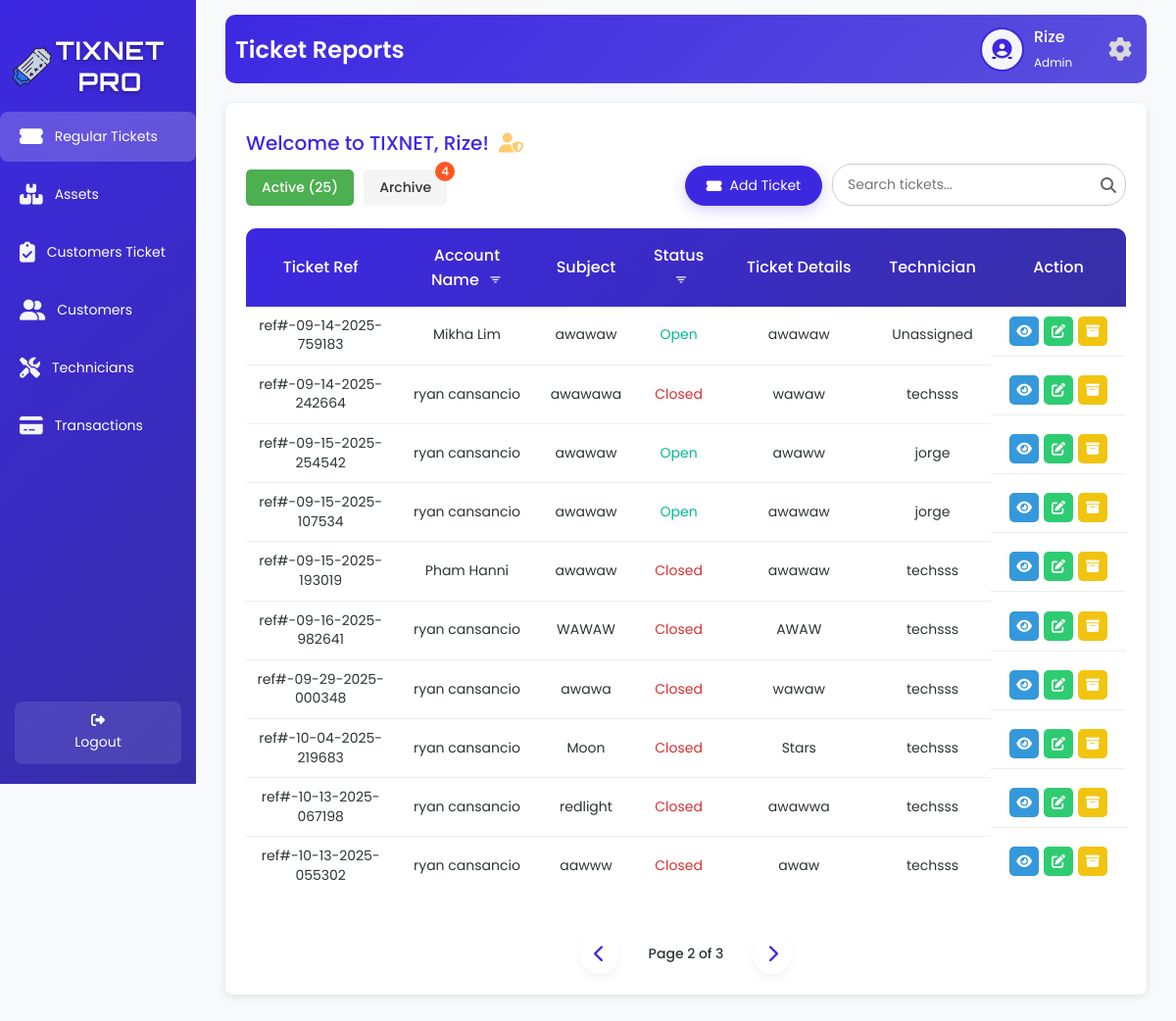
The app's page /staffD.php?tab=active&page_active=2&page_archived=1 (signed in) with its own data.
### tables this page shows
CREATE TABLE `tbl_user` (
  `u_id` int(50) NOT NULL,
  `u_fname` varchar(200) NOT NULL,
  `u_lname` varchar(200) NOT NULL,
  `u_email` varchar(200) NOT NULL,
  `u_username` varchar(200) NOT NULL,
  `u_password` varchar(200) NOT NULL,
  `u_type` varchar(200) NOT NULL,
  `u_status` varchar(200) NOT NULL
);

CREATE TABLE `tbl_ticket` (
  `t_id` int(50) NOT NULL,
  `t_aname` varchar(200) NOT NULL,
  `t_subject` varchar(200) NOT NULL,
  `t_status` varchar(200) NOT NULL,
  `t_details` varchar(200) NOT NULL,
  `t_ref` varchar(200) NOT NULL,
  `technician_username` varchar(250) NOT NULL
);

### staffD.php (the view, shortened to what this page needs)
<?php
include 'db.php';
$firstName = '';
$userType = '';
$avatarPath = $_SESSION['avatarPath'];
$sqlUser = "SELECT u_fname, u_lname, u_type FROM tbl_user WHERE u_username = ?";
$stmt = $conn->prepare($sqlUser);
$stmt->bind_param("s", $_SESSION['username']);
$stmt->execute();
$resultUser = $stmt->get_result();
if ($resultUser->num_rows > 0) {
    $row = $resultUser->fetch_assoc();
    $firstName = $row['u_fname'] ?: 'Unknown';
    $userType = strtolower($row['u_type']) ?: 'staff';
} else {
    error_log("User not found for username: {$_SESSION['username']}");
    $_SESSION['error'] = "User not found.";
    header("Location: index.php");
    exit();
}
$limit = 10;
$pageActive = isset($_GET['page_active']) ? max(1, (int)$_GET['page_active']) : 1;
$offsetActive = ($pageActive - 1) * $limit;
$totalActiveQuery = "SELECT COUNT(*) AS total FROM tbl_ticket WHERE t_details NOT LIKE 'ARCHIVED:%'";
$totalActiveResult = $conn->query($totalActiveQuery);
$totalActiveRow = $totalActiveResult ? $totalActiveResult->fetch_assoc() : ['total' => 0];
$totalActive = $totalActiveRow['total'];
$totalActivePages = max(1, ceil($totalActive / $limit));
$pageArchived = isset($_GET['page_archived']) ? max(1, (int)$_GET['page_archived']) : 1;
$totalArchivedQuery = "SELECT COUNT(*) AS total FROM tbl_ticket WHERE t_details LIKE 'ARCHIVED:%'";
$totalArchivedResult = $conn->query($totalArchivedQuery);
$totalArchivedRow = $totalArchivedResult ? $totalArchivedResult->fetch_assoc() : ['total' => 0];
$totalArchived = $totalArchivedRow['total'];
$sqlActive = "SELECT t_ref, t_aname, t_subject, t_status, t_details, technician_username
              FROM tbl_ticket
              WHERE t_details NOT LIKE 'ARCHIVED:%'
              LIMIT ?, ?";
$stmtActive = $conn->prepare($sqlActive);
if ($stmtActive) {
    $stmtActive->bind_param("ii", $offsetActive, $limit);
    $stmtActive->execute();
    $resultActive = $stmtActive->get_result();
} else {
    error_log("Prepare failed for active tickets: " . $conn->error);
    $resultActive = false;
}
?>
<!DOCTYPE html>
<html lang="en">
<head>
    <link rel="stylesheet" href="staffsD.css">
    <link rel="stylesheet" href="https://cdnjs.cloudflare.com/ajax/libs/font-awesome/6.6.0/css/all.min.css">
    <link rel="stylesheet" href="https://unpkg.com/boxicons@2.1.4/css/boxicons.min.css">
</head>
<body>
<div class="wrapper">
    <div class="sidebar">
        <h2><img src="image/logo.png" alt="Tix Net Icon" class="sidebar-icon">TixNet Pro</h2>
         <ul>
           <li><a href="staffD.php" class="active"><i class="fas fa-ticket-alt icon"></i> <span>Regular Tickets</span></a></li>
           <li><a href="assetsT.php"><i class="fas fa-boxes icon"></i> <span>Assets</span></a></li>
           <li><a href="AllCustomersT.php"><i class="fas fa-clipboard-check icon"></i> <span>Customers Ticket</span></a></li>
           <li><a href="customersT.php"><i class="fas fa-user-friends icon"></i> <span>Customers</span></a></li>
           <li><a href="AssignTech.php"><i class="fas fa-tools icon"></i> <span>Technicians</span></a></li>
           <li><a href="Payments.php"><i class="fas fa-credit-card icon"></i> <span>Transactions</span></a></li>
         </ul>
<footer>
    <a href="technician_staff.php" class="back-home"><i class="fas fa-sign-out-alt"></i> Logout</a>
</footer>
    </div>
    <div class="container">
        <div class="upper">
            <h1>Ticket Reports</h1>
            <div class="user-profile">
                <div class="user-icon">
                    <a href="image.php">
                        <?php
                        $cleanAvatarPath = preg_replace('/\?\d+$/', '', $avatarPath);
                        if (!empty($avatarPath) && file_exists($cleanAvatarPath)) {
                            echo "<img src='" . htmlspecialchars($avatarPath, ENT_QUOTES, 'UTF-8') . "' alt='User Avatar'>";
                        } else {
                            echo "<i class='fas fa-user-circle'></i>";
                        }
                        ?>
                    </a>
                </div>
                <div class="user-details">
                    <span><?php echo htmlspecialchars($firstName, ENT_QUOTES, 'UTF-8'); ?></span>
                    <small><?php echo htmlspecialchars(ucfirst($userType), ENT_QUOTES, 'UTF-8'); ?></small>
                </div>
                <a href="settings.php" class="settings-link">
                    <i class="fas fa-cog"></i>
                </a>
            </div>
        </div>
        <div class="table-box glass-container">
            <div class="username">
                Welcome to TIXNET, <?php echo htmlspecialchars($firstName, ENT_QUOTES, 'UTF-8'); ?>!
                <i class="fas fa-user-shield admin-icon"></i>
            </div>
         <div class="header-controls">
    <div class="tab-buttons">
        <button class="tab-btn <?php echo (isset($_GET['tab']) && $_GET['tab'] === 'archived') ? '' : 'active'; ?>" onclick="showTab('active')">Active (<?php echo $totalActive; ?>)</button>
        <button class="tab-btn <?php echo (isset($_GET['tab']) && $_GET['tab'] === 'archived') ? 'active' : ''; ?>" onclick="showTab('archived')">Archive
            <?php if ($totalArchived > 0): ?>
                <span class="tab-badge"><?php echo $totalArchived; ?></span>
            <?php endif; ?>
        </button>
    </div>
    <button class="add-user-btn" id="addTicketBtn" onclick="showAddTicketModal()" style="<?php echo (isset($_GET['tab']) && $_GET['tab'] === 'archived') ? 'display: none;' : ''; ?>">
        <i class="fas fa-ticket-alt"></i> Add Ticket
    </button>
</div>
                <div class="search-container">
                <input type="text" class="search-bar" id="searchInput" placeholder="Search tickets..." onkeyup="debouncedSearchTickets()">
                <span class="search-icon"><i class="fas fa-search"></i></span>
                </div>
    <div id="active-tickets" class="tab-content <?php echo (isset($_GET['tab']) && $_GET['tab'] === 'archived') ? '' : 'active'; ?>">
        <div class="table-container">
            <table>
                <thead>
                    <tr>
                        <th>Ticket Ref</th>
                        <th>Account Name <button class="filter-btn" onclick="showAccountFilterModal('active')" title="Filter by Account Name"><i class='bx bx-filter'></i></button></th>
                        <th>Subject</th>
                        <th>Status <button class="filter-btn" onclick="showTypeFilterModal('active')" title="Filter by Type"><i class='bx bx-filter'></i></button></th>
                        <th>Ticket Details</th>
                        <th>Technician</th>
                        <th>Action</th>
                    </tr>
                </thead>
                <tbody id="active-table-body">
                    <?php
                    if ($resultActive && $resultActive->num_rows > 0) {
                        while ($row = $resultActive->fetch_assoc()) {
                            $statusClass = 'status-' . strtolower($row['t_status']);
                            $technicianDisplay = $row['technician_username'] ? htmlspecialchars($row['technician_username'], ENT_QUOTES, 'UTF-8') : 'Unassigned';
                            echo "<tr>
                                    <td>" . htmlspecialchars($row['t_ref'], ENT_QUOTES, 'UTF-8') . "</td>
                                    <td>" . htmlspecialchars($row['t_aname'], ENT_QUOTES, 'UTF-8') . "</td>
                                    <td>" . htmlspecialchars($row['t_subject'], ENT_QUOTES, 'UTF-8') . "</td>
                                    <td class='$statusClass' style='cursor: pointer;' onclick=\"showCloseTicketModal('" . htmlspecialchars($row['t_ref'], ENT_QUOTES, 'UTF-8') . "', '" . htmlspecialchars($row['t_aname'], ENT_QUOTES, 'UTF-8') . "', '" . htmlspecialchars($row['t_status'], ENT_QUOTES, 'UTF-8') . "')\">" . ucfirst(strtolower($row['t_status'])) . "</td>
                                    <td>" . htmlspecialchars(preg_replace('/^ARCHIVED:/', '', $row['t_details']), ENT_QUOTES, 'UTF-8') . "</td>
                                    <td>" . $technicianDisplay . "</td>
                                    <td class='action-buttons'>
                                        <a class='view-btn' href='#' onclick=\"showViewModal('" . htmlspecialchars($row['t_ref'], ENT_QUOTES, 'UTF-8') . "', '" . htmlspecialchars($row['t_aname'], ENT_QUOTES, 'UTF-8') . "', '" . htmlspecialchars($row['t_subject'], ENT_QUOTES, 'UTF-8') . "', '" . htmlspecialchars($row['t_status'], ENT_QUOTES, 'UTF-8') . "', '" . htmlspecialchars(preg_replace('/^ARCHIVED:/', '', $row['t_details']), ENT_QUOTES, 'UTF-8') . "')\" title='View'><i class='fas fa-eye'></i></a>
                                        <a class='edit-btn' href='#' onclick=\"showEditTicketModal('" . htmlspecialchars($row['t_ref'], ENT_QUOTES, 'UTF-8') . "', '" . htmlspecialchars($row['t_aname'], ENT_QUOTES, 'UTF-8') . "', '" . htmlspecialchars($row['t_subject'], ENT_QUOTES, 'UTF-8') . "', '" . htmlspecialchars($row['t_status'], ENT_QUOTES, 'UTF-8') . "', '" . htmlspecialchars($row['t_details'], ENT_QUOTES, 'UTF-8') . "')\" title='Edit'><i class='fas fa-edit'></i></a>
                                        <a class='archive-btn' href='#' onclick=\"showArchiveModal('" . htmlspecialchars($row['t_ref'], ENT_QUOTES, 'UTF-8') . "', '" . htmlspecialchars($row['t_aname'], ENT_QUOTES, 'UTF-8') . "')\" title='Archive'><i class='fas fa-archive'></i></a>
                                    </td></tr>";
                        }
                    } else {
                        echo "<tr><td colspan='7' class='no-tickets'>No active tickets found.</td></tr>";
                    }
                    ?>
                </tbody>
            </table>
        </div>
                <div class="pagination" id="active-pagination">
                    <?php if ($pageActive > 1): ?>
                        <a href="?tab=active&page_active=<?php echo $pageActive - 1; ?>&page_archived=<?php echo $pageArchived; ?>" class="pagination-link"><i class="fas fa-chevron-left"></i></a>
                    <?php else: ?>
                        <span class="pagination-link disabled"><i class="fas fa-chevron-left"></i></span>
                    <?php endif; ?>
                    <span class="current-page">Page <?php echo $pageActive; ?> of <?php echo $totalActivePages; ?></span>
                    <?php if ($pageActive < $totalActivePages): ?>
                        <a href="?tab=active&page_active=<?php echo $pageActive + 1; ?>&page_archived=<?php echo $pageArchived; ?>" class="pagination-link"><i class="fas fa-chevron-right"></i></a>
                    <?php else: ?>
                        <span class="pagination-link disabled"><i class="fas fa-chevron-right"></i></span>
                    <?php endif; ?>
                </div>
            </div>
        </div>
    </div>
</div>
</body>
</html>

### staffD.php (style rules this page uses)
.header-controls { display: flex; justify-content: space-between; align-items: flex-start; margin-bottom: 10px; position: relative; }
.tab-buttons { display: flex; gap: 10px; }
.tab-btn { padding: 8px 16px; border: none; border-radius: 5px; font-size: 14px; font-weight: 500; cursor: pointer; transition: background-color 0.3s; position: relative; background-color: #f5f5f5; color: #333; margin-top: 30%; }
.tab-btn.active { background-color: #4CAF50; color: white; }
.tab-badge { position: absolute; top: -8px; right: -8px; background: #ff5722; color: white; border-radius: 50%; min-width: 20px; height: 20px; font-size: 12px; display: flex; align-items: center; justify-content: center; padding: 0 4px; transition: background-color 0.3s ease; }
.tab-content { margin-top: 15px; display: none; }
.tab-content.active { display: block; }
.filter-btn { background: transparent !important; border: none; cursor: pointer; font-size: 15px; color: var(--light, #f5f8fc); margin-left: 5px; vertical-align: middle; padding: 0; outline: none; }
th .filter-btn { background: transparent !important; }
table td:first-child { text-align: center !important; vertical-align: middle; }
table td { text-align: center; vertical-align: middle; }
.action-buttons { text-align: center; white-space: nowrap; }
.pagination { display: flex; justify-content: center; align-items: center; margin-top: auto; padding-top: 20px; }
.pagination-link { display: inline-flex; align-items: center; justify-content: center; width: 40px; height: 40px; border-radius: 50%; background: white; color: var(--primary); text-decoration: none; margin: 0 5px; box-shadow: 0 4px 10px rgba(0, 0, 0, 0.05); transition: all 0.3s; }
.current-page { margin: 0 15px; font-weight: 500; color: var(--dark); }

### records on screen
tbl_user: u_fname "Rize", u_type "Admin"
tbl_ticket: t_ref "ref#-09-14-2025-759183", t_aname "Mikha Lim", t_subject "awawaw", t_status "Open", t_details "awawaw", technician_username "Unassigned"
tbl_ticket: t_ref "ref#-09-14-2025-242664", t_aname "ryan cansancio", t_subject "awawawa", t_status "Closed", t_details "wawaw", technician_username "techsss"
tbl_ticket: t_ref "ref#-09-15-2025-254542", t_aname "ryan cansancio", t_subject "awawaw", t_status "Open", t_details "awaww", technician_username "jorge"
tbl_ticket: t_ref "ref#-09-15-2025-107534", t_aname "ryan cansancio", t_subject "awawaw", t_status "Open", t_details "awawaw", technician_username "jorge"
tbl_ticket: t_ref "ref#-09-15-2025-193019", t_aname "Pham Hanni", t_subject "awawaw", t_status "Closed", t_details "awawaw", technician_username "techsss"
tbl_ticket: t_ref "ref#-09-16-2025-982641", t_aname "ryan cansancio", t_subject "WAWAW", t_status "Closed", t_details "AWAW", technician_username "techsss"
tbl_ticket: t_ref "ref#-09-29-2025-000348", t_aname "ryan cansancio", t_subject "awawa", t_status "Closed", t_details "wawaw", technician_username "techsss"
tbl_ticket: t_ref "ref#-10-04-2025-219683", t_aname "ryan cansancio", t_subject "Moon", t_status "Closed", t_details "Stars", technician_username "techsss"
tbl_ticket: t_ref "ref#-10-13-2025-067198", t_aname "ryan cansancio", t_subject "redlight", t_status "Closed", t_details "awawwa", technician_username "techsss"
tbl_ticket: t_ref "ref#-10-13-2025-055302", t_aname "ryan cansancio", t_subject "aawww", t_status "Closed", t_details "awaw", technician_username "techsss"

### other values on screen
$totalActive "25"
$totalArchived "4"
$pageActive "2"
$totalActivePages "3"
